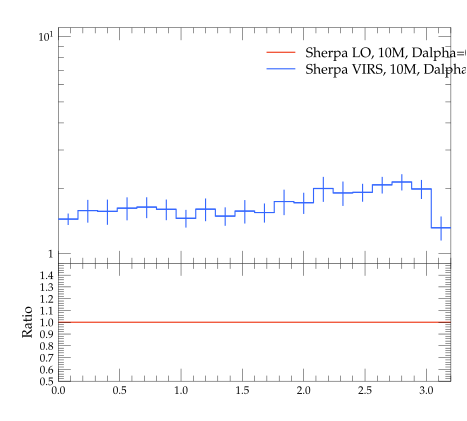

Write Python code to recreate this figure.
#! /usr/bin/env python

# This Python script was auto-generated using YODA v2.0.0.
# Analysis object: /evtb/cutEg_tjg_dphi
# Timestamp: 15-04-2024 (14:39:01)

import matplotlib as mpl
import matplotlib.pyplot as plt
mpl.use('Agg') # comment out for interactive use
import os
import numpy as np

plotDir = os.path.split(os.path.realpath(__file__))[0]
if 'YODA_USER_PLOT_PATH' in globals():
    plot_outdir = globals()['YODA_USER_PLOT_PATH']
else:
    plot_outdir = plotDir

#plot style
plt.style.use(os.path.join(plotDir, '../default.mplstyle'))
# plot metadata
figW, figH = plt.rcParams['figure.figsize']
ax_xLabel = r''
ax_yLabel = r''
ax_title  = r''
ax_xScale = 'linear'
ax_yScale = 'log'
xLims = (0.0, 3.2)
yLims = (0.9, 11.0)

# TeX-friendly labels for the legend
labels = [ r"Sherpa LO, 10M, Dalpha=0.01", r"Sherpa VIRS, 10M, Dalpha=0.01" ]

# Create figure and axis objects
fig, (ax, ratio0_ax) = plt.subplots(2, 1, sharex=True,
                  figsize=(figW,figH), gridspec_kw={'height_ratios': (2, 1)})
ratio0_ax.yaxis.set_major_locator(mpl.ticker.MultipleLocator(0.1))
ratio0_ax.set_ylim(0.5, 1.4999)
ratio0_ax.set_ylabel('Ratio')

# LineColor map: curve index -> color
linecolors = {0: '#EE3311', 1: '#3366FF'}
# the numerical data is stored in a separate file
dataf = dict()
prefix = os.path.split(__file__)[0]
if prefix:    prefix = prefix + '/'
exec(open(prefix+'cutEg_tjg_dphi__data.py').read(), dataf)


legend_handles = [] # keep track of handles for the legend

# style options for curves
# starts at zorder>=5 to draw curve on top of legend
styles = {
  'curve0': {
    'color' : linecolors[0],
    'linestyle' : '-',
    'marker' : 'o',
    'zorder' : 5,
    'histstyle' : True,
  },
  'curve1': {
    'color' : linecolors[1],
    'linestyle' : '-',
    'marker' : 'o',
    'zorder' : 6,
    'histstyle' : True,
  },
}
# curve from input yoda files in main panel
for label in dataf['yvals'].keys():
    if all(np.isnan(v) for v in dataf['yvals'][label]):
        continue
    tmp = None
    if styles[label]['histstyle']: # draw as histogram
        tmp, = ax.plot(dataf['xedges'], dataf['yedges'][label],
                       color=styles[label]['color'],
                       linestyle=styles[label]['linestyle'],
                       drawstyle='steps-pre', solid_joinstyle='miter',
                       zorder=styles[label]['zorder'], label=label)
        ax.errorbar(dataf['xpoints'], dataf['yvals'][label], color=styles[label]['color'],
                    xerr=dataf['xerrs'], yerr=[dataf['ydowns'][label], dataf['yups'][label]],
                    linestyle='none', zorder=styles[label]['zorder'])
    else: # draw as scatter
        tmp = ax.errorbar(dataf['xpoints'], dataf['yvals'][label],
                          xerr=dataf['xerrs'],
                          yerr=[ dataf['ydowns'][label],
                          dataf['yups'][label] ],
                          fmt=styles[label]['marker'],
                          ecolor=styles[label]['color'],
                          color=styles[label]['color'], zorder=2)
        tmp[-1][0].set_linestyle(styles[label]['linestyle'])
    legend_handles += [tmp]
    for varLabel in dataf['variation_yvals'].keys():
        if varLabel.startswith(label):
            tmp, = ax.plot(dataf['xedges'], dataf['variation_yvals'][varLabel],
                           color=styles[label]['color'],
                           linestyle=styles[label]['linestyle'],
                           drawstyle='steps-pre', solid_joinstyle='miter',
                           zorder=styles[label]['zorder'], alpha=0.5)


# plots on ratio panel
# curve from input yoda files in ratio panel
for label, yvals in dataf['ratio0_yvals'].items():
    if all(np.isnan(v) for v in yvals):
        continue
    if styles[label]['histstyle']: # plot as histogram
        ratio0_ax.plot(dataf['xedges'], yvals,
                       color=styles[label]['color'],
                       linestyle=styles[label]['linestyle'],
                       drawstyle='steps-pre', zorder=1,
                       solid_joinstyle='miter')
        ratio0_ax.vlines(dataf['xpoints'],
                         dataf['ratio0_ymin'][label],
                         dataf['ratio0_ymax'][label],
                         color=styles[label]['color'], zorder=1)
    else: # plot as scatter
        tmp = ratio0_ax.errorbar(dataf['xpoints'],
                                 yvals, xerr=dataf['xerrs'],
                                 yerr=dataf['ratio0_yerrs'][label],
                                 fmt=styles[label]['marker'],
                                 ecolor=styles[label]['color'],
                                 color=styles[label]['color'])
        tmp[-1][0].set_linestyle(styles[label]['linestyle'])

    for varlabel in dataf['ratio0_variation_vals'].keys():
        if varlabel.startswith(label):
            ratio0_ax.plot(dataf['xedges'],
                            dataf['ratio0_variation_vals'][varlabel],
                            color=styles[label]['color'],
                            linestyle=styles[label]['linestyle'],
                            drawstyle='steps-pre', solid_joinstyle='miter',
                            zorder=1, alpha=0.5)

legend_pos = (0.5, 0.97)
ax.legend(legend_handles, labels, loc='upper left', bbox_to_anchor=legend_pos)

# set plot metadata as defined above
ratio0_ax.set_xlabel(ax_xLabel)
ratio0_ax.xaxis.set_label_coords(1., -.15)
ax.set_ylabel(ax_yLabel, loc='top')
ax.set_title(ax_title, loc='left')
ax.set_xscale(ax_xScale)
ax.set_yscale(ax_yScale)
ax.set_xlim(xLims)
ax.set_ylim(yLims)

# tick formatting
plt.rcParams['xtick.top'] = True
plt.rcParams['ytick.right'] = True
ax.yaxis.set_major_locator(mpl.ticker.LogLocator(base=10.0, numticks=np.inf))
ax.yaxis.set_minor_locator(mpl.ticker.LogLocator(
                           base=10.0, subs=np.arange(0.1, 1, 0.1), numticks=np.inf))
fig.align_ylabels((ax, ratio0_ax))
plt.savefig(os.path.join(plot_outdir, 'cutEg_tjg_dphi.pdf'), format='PDF')
plt.savefig(os.path.join(plot_outdir, 'cutEg_tjg_dphi.png'), format='PNG')

plt.close(fig)
